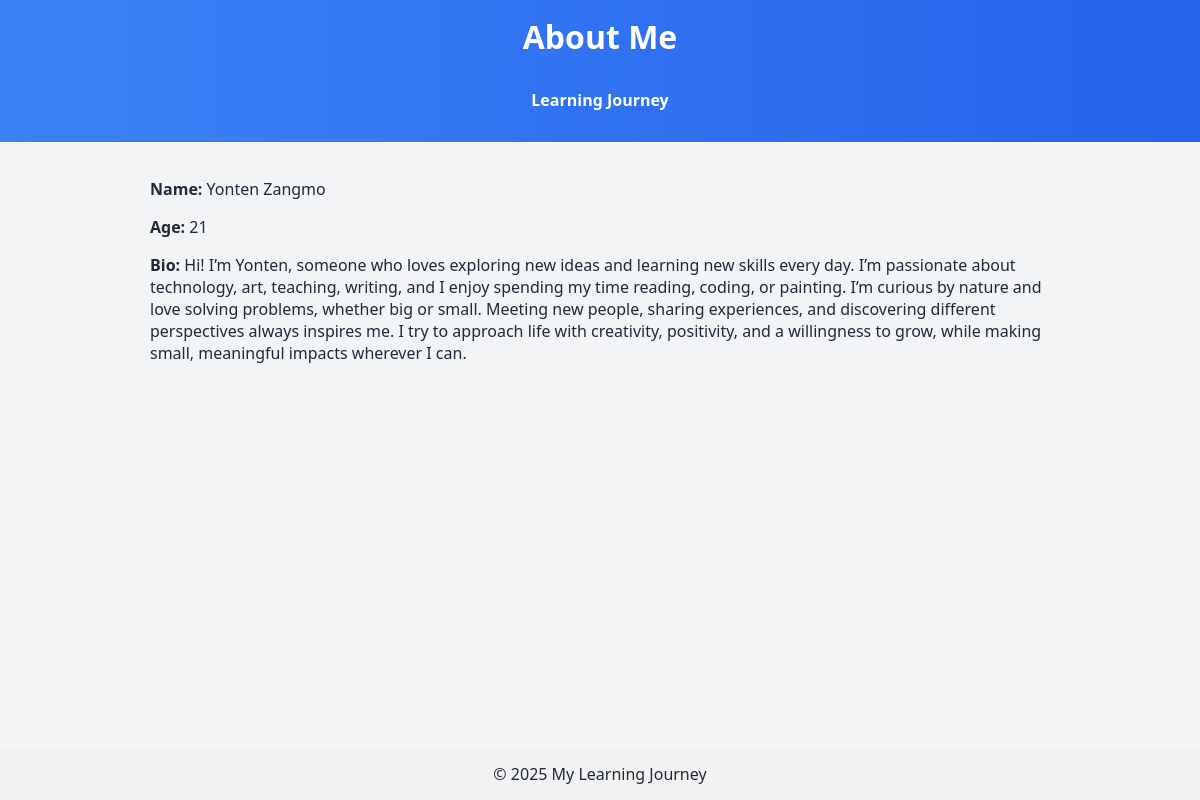
The page /about/ on the database its author committed.
### yzJourney/models.py (models this page shows, shortened)
class AboutMe(models.Model):
    name = models.CharField(max_length=100)
    age = models.IntegerField()
    bio = models.TextField()

### yzJourney/views.py (the view)
# urls.py: path('about/', views.about_me, name='about_me'),
def about_me(request):
    abouts = AboutMe.objects.all()
    return render(request, 'yzJourney/aboutMe.html', {'abouts': abouts})

### yzJourney/templates/yzJourney/aboutMe.html (shortened to what this page needs)
{% load static %}
<!DOCTYPE html>
<html lang="en">
<head>
    <link rel="stylesheet" href="{% static 'styles.css' %}">
</head>
<body class="bg-gray-100 text-gray-800">
    <header class="bg-green-500 text-white p-4 text-center">
        <h1 class="text-3xl font-bold">About Me</h1>
        <div class="about-card" style="margin-top: 15px; display: inline-block;">
            <a href="{% url 'index' %}" style="text-decoration: none; color: inherit;">
        <p style="font-weight: bold; text-align: center;">Learning Journey</p>
    </a>
        </div>
    </header>
    <main class="p-6 max-w-xl mx-auto space-y-4">
        {% if abouts %}
        {% for about in abouts %}
        <div class="bg-white p-4 shadow rounded">
            <p><strong>Name:</strong> {{ about.name }}</p>
            <p><strong>Age:</strong> {{ about.age }}</p>
            <p class="mt-2"><strong>Bio:</strong> {{ about.bio }}</p>
        </div>
        {% endfor %}
        {% else %}
        <p class="text-center text-gray-600">No profile information available. Add it in the admin panel!</p>
        {% endif %}
    </main>
    <footer class="text-center p-4 mt-6 bg-gray-200">
        &copy; 2025 My Learning Journey
    </footer>
</body>
</html>

### yzJourney/static/styles.css (style rules this page uses)
body { background-color: #f3f4f6; color: #1f2937; font-family: 'Segoe UI', Tahoma, Geneva, Verdana, sans-serif; margin: 0; padding: 0; min-height: 100vh; display: flex; flex-direction: column; }
header { padding: 30px 20px 70px; text-align: center; background: linear-gradient(90deg, #3b82f6, #2563eb); color: white; position: relative; }
header h1 { font-size: 2rem; font-weight: bold; margin: 0; }
main { flex: 1; padding: 20px; max-width: 900px; margin: 0 auto; }
footer { text-align: center; padding: 20px; background-color: #5c6983; margin-top: 40px; }
header, footer { text-align: center; padding: 15px; background-color: #f2f2f2; }
.about-card { margin-top: 15px; display: inline-block; }

### rows shown on the page
AboutMe: name "Yonten Zangmo", age "21", bio "Hi! I’m Yonten, someone who loves exploring new ideas and learning new skills every day. I’m passionate about technology, art, teaching, writing, and I enjoy spending my time reading, coding, or painting. I’m curious by nature and love solving problems, whether big or small. Meeting new people, sharing experiences, and discovering different perspectives always inspires me. I try to approach life with creativity, positivity, and a willingness to grow, while making small, meaningful impacts wherever I can."
